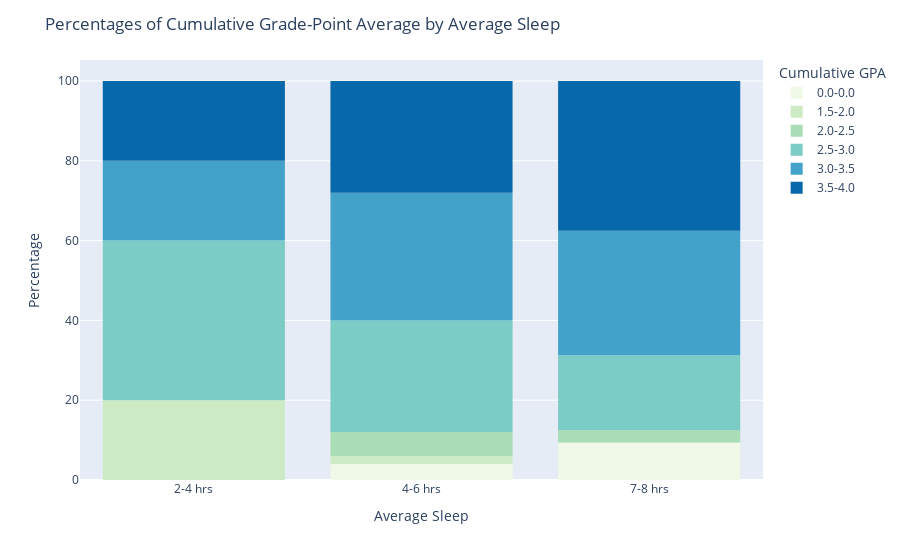

Here is the notebook cell this chart was saved with:
### Markdown cell above
There is a possible relationship between the amount of monthly sport engagement and cumulative GPA. It appears that a high frequency of sport engagement correlates to a greater probability of a worse GPA. Observations that reported no monthly sport engagement had the greatest percentage of GPAs of 3.0+. It appears that the percentage of very high (3.5-4.0) GPAs increases as sports engagement increases, reaching a peak when monthly sports engagement is 4-6 times. However, the pattern ends at this peak, and decreases for very high frequencies of sport engagement.

### Code cell
fig = px.histogram(DF_j.sort_values(by='cgpa'),
                   x='average_sleep',
                   color='cgpa',
                   color_discrete_sequence=['#f0f9e8','#ccebc5','#a8ddb5','#7bccc4','#43a2ca','#0868ac'],
                   barnorm='percent',
                   category_orders={'average_sleep' : ['2-4 hrs','4-6 hrs','7-8 hrs']})
fig.update_layout(title="Percentages of Cumulative Grade-Point Average by Average Sleep",
                  xaxis_title='Average Sleep',
                  yaxis_title='Percentage',
                  legend_title='Cumulative GPA')
fig.show()

### Figure 1 — Plotly figure (JSON) as saved in the notebook; plotly's stock layout.template omitted (floating-point values rounded to 4 significant figures)
{"data": [{"alignmentgroup": "True", "bingroup": "x", "hovertemplate": "cgpa=0.0-0.0<br>average_sleep=%{x}<br>count (normalized as percent)=%{y}<extra></extra>", "legendgroup": "0.0-0.0", "marker": {"color": "#f0f9e8", "pattern": {"shape": ""}}, "name": "0.0-0.0", "offsetgroup": "0.0-0.0", "orientation": "v", "showlegend": true, "type": "histogram", "x": ["7-8 hrs", "4-6 hrs", "7-8 hrs", "4-6 hrs", "7-8 hrs"], "xaxis": "x", "yaxis": "y"}, {"alignmentgroup": "True", "bingroup": "x", "hovertemplate": "cgpa=1.5-2.0<br>average_sleep=%{x}<br>count (normalized as percent)=%{y}<extra></extra>", "legendgroup": "1.5-2.0", "marker": {"color": "#ccebc5", "pattern": {"shape": ""}}, "name": "1.5-2.0", "offsetgroup": "1.5-2.0", "orientation": "v", "showlegend": true, "type": "histogram", "x": ["4-6 hrs", "2-4 hrs"], "xaxis": "x", "yaxis": "y"}, {"alignmentgroup": "True", "bingroup": "x", "hovertemplate": "cgpa=2.0-2.5<br>average_sleep=%{x}<br>count (normalized as percent)=%{y}<extra></extra>", "legendgroup": "2.0-2.5", "marker": {"color": "#a8ddb5", "pattern": {"shape": ""}}, "name": "2.0-2.5", "offsetgroup": "2.0-2.5", "orientation": "v", "showlegend": true, "type": "histogram", "x": ["4-6 hrs", "4-6 hrs", "4-6 hrs", "7-8 hrs"], "xaxis": "x", "yaxis": "y"}, {"alignmentgroup": "True", "bingroup": "x", "hovertemplate": "cgpa=2.5-3.0<br>average_sleep=%{x}<br>count (normalized as percent)=%{y}<extra></extra>", "legendgroup": "2.5-3.0", "marker": {"color": "#7bccc4", "pattern": {"shape": ""}}, "name": "2.5-3.0", "offsetgroup": "2.5-3.0", "orientation": "v", "showlegend": true, "type": "histogram", "x": ["4-6 hrs", "7-8 hrs", "4-6 hrs", "4-6 hrs", "4-6 hrs", "2-4 hrs", "4-6 hrs", "4-6 hrs", "4-6 hrs", "7-8 hrs", "4-6 hrs", "4-6 hrs", "7-8 hrs", "4-6 hrs", "7-8 hrs", "4-6 hrs", "4-6 hrs", "2-4 hrs", "4-6 hrs", "4-6 hrs", "7-8 hrs", "7-8 hrs"], "xaxis": "x", "yaxis": "y"}, {"alignmentgroup": "True", "bingroup": "x", "hovertemplate": "cgpa=3.0-3.5<br>average_sleep=%{x}<br>count (normalized as percent)=%{y}<extra></extra>", "legendgroup": "3.0-3.5", "marker": {"color": "#43a2ca", "pattern": {"shape": ""}}, "name": "3.0-3.5", "offsetgroup": "3.0-3.5", "orientation": "v", "showlegend": true, "type": "histogram", "x": ["4-6 hrs", "4-6 hrs", "4-6 hrs", "4-6 hrs", "4-6 hrs", "4-6 hrs", "4-6 hrs", "4-6 hrs", "4-6 hrs", "7-8 hrs", "7-8 hrs", "7-8 hrs", "4-6 hrs", "4-6 hrs", "4-6 hrs", "4-6 hrs", "4-6 hrs", "7-8 hrs", "7-8 hrs", "2-4 hrs", "7-8 hrs", "7-8 hrs", "4-6 hrs", "7-8 hrs", "7-8 hrs", "7-8 hrs", "4-6 hrs"], "xaxis": "x", "yaxis": "y"}, {"alignmentgroup": "True", "bingroup": "x", "hovertemplate": "cgpa=3.5-4.0<br>average_sleep=%{x}<br>count (normalized as percent)=%{y}<extra></extra>", "legendgroup": "3.5-4.0", "marker": {"color": "#0868ac", "pattern": {"shape": ""}}, "name": "3.5-4.0", "offsetgroup": "3.5-4.0", "orientation": "v", "showlegend": true, "type": "histogram", "x": ["4-6 hrs", "4-6 hrs", "7-8 hrs", "7-8 hrs", "7-8 hrs", "2-4 hrs", "7-8 hrs", "7-8 hrs", "4-6 hrs", "4-6 hrs", "4-6 hrs", "4-6 hrs", "4-6 hrs", "7-8 hrs", "7-8 hrs", "4-6 hrs", "4-6 hrs", "4-6 hrs", "4-6 hrs", "7-8 hrs", "4-6 hrs", "7-8 hrs", "4-6 hrs", "7-8 hrs", "7-8 hrs", "7-8 hrs", "4-6 hrs"], "xaxis": "x", "yaxis": "y"}], "layout": {"autosize": true, "barmode": "relative", "barnorm": "percent", "legend": {"title": {"text": "Cumulative GPA"}, "tracegroupgap": 0}, "margin": {"t": 60}, "title": {"text": "Percentages of Cumulative Grade-Point Average by Average Sleep"}, "xaxis": {"anchor": "y", "autorange": true, "categoryarray": ["2-4 hrs", "4-6 hrs", "7-8 hrs"], "categoryorder": "array", "domain": [0, 1], "range": [-0.5, 2.5], "title": {"text": "Average Sleep"}, "type": "category"}, "yaxis": {"anchor": "x", "autorange": true, "domain": [0, 1], "range": [0, 105.3], "title": {"text": "Percentage"}}}}
